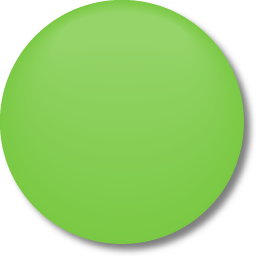
#> input picture img/green_light.png, 256 x 256 px
$ python bitmap.py ../img/green_light.png
#> lines starting #> are read from the running program, lines starting #| are printed output that depends on the picture
from PIL import Image
from numpy import asarray, cumsum

def show_tonal_values(file):
#> called with file = '../img/green_light.png'
    try:
        # Bild oeffnen und in Helligkeitswerte konvertieren
        im = Image.open(file).convert('L')
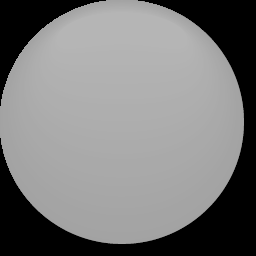
#> im: PIL image 256x256 L; min 0, max 181, mean 122.5
        # Numpy array aufspannen
        data = asarray(im)

        erg = cumsum(data)[-1]
#> erg = 8028653

        # den letzten Wert der aufsummierten Helligkeiten zurückgeben
        print(f'Das Bild enthält {erg} Tonwerte.')
#| Das Bild enthält 8028653 Tonwerte.
        return erg

    except FileNotFoundError:
        print('Bild wurde nicht gefunden')
        return None


if __name__ == '__main__':
    from sys import argv
    show_tonal_values(argv[1])
